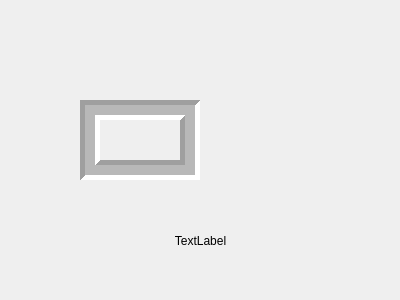
<?xml version="1.0" encoding="UTF-8"?>
<ui version="4.0">
 <class>MyWidget</class>
 <widget class="QWidget" name="MyWidget">
  <property name="geometry">
   <rect>
    <x>0</x>
    <y>0</y>
    <width>400</width>
    <height>300</height>
   </rect>
  </property>
  <property name="windowTitle">
   <string>MyWidget</string>
  </property>
  <widget class="QFrame" name="frame">
   <property name="geometry">
    <rect>
     <x>80</x>
     <y>100</y>
     <width>120</width>
     <height>80</height>
    </rect>
   </property>
   <property name="frameShape">
    <enum>QFrame::Box</enum>
   </property>
   <property name="frameShadow">
    <enum>QFrame::Sunken</enum>
   </property>
   <property name="lineWidth">
    <number>5</number>
   </property>
   <property name="midLineWidth">
    <number>10</number>
   </property>
  </widget>
  <widget class="QLabel" name="label">
   <property name="geometry">
    <rect>
     <x>110</x>
     <y>220</y>
     <width>181</width>
     <height>41</height>
    </rect>
   </property>
   <property name="text">
    <string>TextLabel</string>
   </property>
   <property name="alignment">
    <set>Qt::AlignCenter</set>
   </property>
   <property name="wordWrap">
    <bool>false</bool>
   </property>
  </widget>
 </widget>
 <layoutdefault spacing="6" margin="11"/>
 <resources/>
 <connections/>
</ui>
